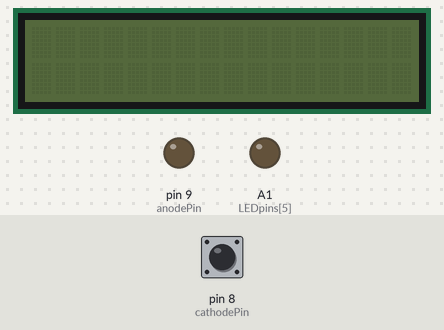
A sketch run on a simulated Arduino Uno, built with avr-gcc and run on an emulated ATmega328P. Shown: 16×2 character LCD, output pins drawn as LEDs (lit = HIGH). Wiring (inferred from the names in the program): character LCD (HD44780): RS pin 11; E A2; data pin 12, pin 10, A0, pin 13. Inputs (shaded band) come from the test bench; at power-on: pin 8 (cathodePin) HIGH. Pins used as bus, display or sensor lines are not drawn; what the sketch prints to the serial monitor is not drawn.

Above: at 3.2 s.
3.3 s: pin 8 (cathodePin) pulled LOW for 0.15 s
At 4.2 s:
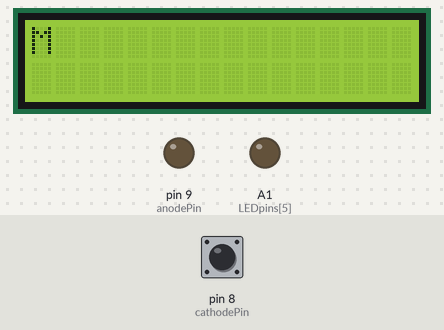
5.0 s: pin 8 (cathodePin) pulled LOW for 3.2 s
9.7 s: pin 8 (cathodePin) pulled LOW for 1 s
12.7 s: pin 8 (cathodePin) pulled LOW for 3.2 s
At 14.4 s:
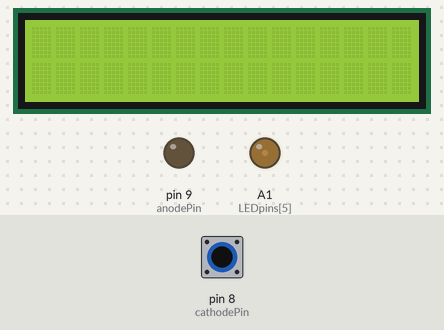
Timing chart, 0 to 17.5 s (numbered marks = the images above; inputs shaded):
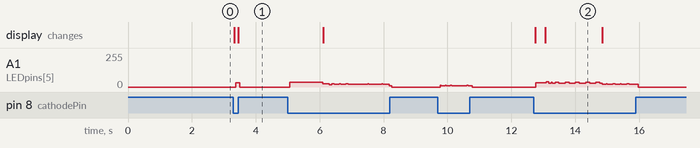

The sketch:

wireless-pov001.ino
```cpp
#include "font.h"              // defining the alphabet
#include <Wire.h>              //I2C communication
#include "RTClib.h"            // DS 3231 library

RTC_DS3231 rtc;

char daysOfTheWeek[7][12] = {"Sunday    ", "Monday    ", "Tuesday   ", "Wednesday ", "Thursday  ", "Friday    ", "Saturday  "};

const int LEDpins[] = {10, 11, 12, 13, A0, A1, A2};    // define the Arduino LED pins in use

int rows = 7;       // number of LEDs

const int charHeight = 7;
const int charWidth = 5;
int timer = 200 ;

//  const int led =13;
  const int anodePin = 9;
  const int cathodePin = 8;

//const int pten = A7;
//const int pelen = A6;

//int sensorPIN = pten;  // define the Arduino sensor pin 10
//  const int sensorPIN = pelen;  // define the Arduino sensor pin 11

int sensVal;  // variable to store the value coming from the sensor
int i;
String top_str;
String bottom_str;
int second, minute, hour, year, month, day, dayOfTheWeek, dow ;
long previousMillis = 0;
long interval = 1000;
int Moment ;

const int lePin =A3;


void setup()
{
  Serial.begin(9600);
  Serial.println("setup");
delay(2000);

//  pinMode(pelen, OUTPUT);
//  pinMode(2, OUTPUT);
//
//  pinMode(lePin, OUTPUT);
//  digitalWrite(lePin, HIGH);
//
//  digitalWrite(2, HIGH);
//  pinMode(pten, INPUT);
//  digitalWrite(pten, HIGH);
//  digitalWrite(pelen, LOW);


    pinMode(anodePin, OUTPUT);
    pinMode(cathodePin, INPUT);

    digitalWrite(anodePin, LOW);
    digitalWrite(cathodePin, HIGH);
//
//    pinMode(led, OUTPUT);
//    digitalWrite(led,LOW );


  for (i = 0; i < rows; i++)
    pinMode(LEDpins[i], OUTPUT);

  /*
    //    if (! rtc.begin()) {
    //    Serial.println("Couldn't find RTC");
    //    while (1);
    //  }

    if (rtc.lostPower()) {
    //Serial.println("RTC lost power, lets set the time!");
    // following line sets the RTC to the date & time this sketch was compiled
    rtc.adjust(DateTime(F(__DATE__), F(__TIME__)));
    // This line sets the RTC with an explicit date & time, for example to set
    // January 21, 2014 at 3am you would call:
    // rtc.adjust(DateTime(2014, 1, 21, 3, 0, 0));
    }
    //delay(500);
  */


}
void loop()
{


  Serial.println("loop");

//  DateTime now = rtc.now();
//  second = now.second();
//  minute = now.minute();
//  hour = now.hour();
//  year = now.year();
//  month = now.month();
//  day = now.day();
//  dow = now.dayOfTheWeek();

  unsigned long currentMillis = millis();


 if (currentMillis - previousMillis > 999) {
  if(second < 5)
    {  second++;
    Serial.print("second = ");
    Serial.println(second);
    }
  else{
    second=0;
  }
 }

  if (currentMillis - previousMillis > interval) {
    // save the last time you blinked the LED
    previousMillis = currentMillis;
      Serial.println("1 ms complete");

  }

  Moment = (millis() - previousMillis) / 10;

  switch (second)
  {
    case 0 ... 1:
      top_str =  "   The   ";        //String(Moment);
      bottom_str = "simplest";

      break;
    case 2 ... 3:
      top_str = "  Arduino  ";
      bottom_str = "  P O V ";

      break;
    case 4 ... 5:
      top_str = " Propeller";
      bottom_str = " clock  ";

      break;
    case 6 ... 7:
      top_str = "with real";
      bottom_str = "time clock";

      break;


    case 8 ... 9:
      top_str = "  Arduino  ";
      bottom_str = "pro mini";

      break;
    case 10 ... 11:
      top_str = "WIRELESS";
      bottom_str = " POWER  ";

      break;

    case 12 ... 18:
      top_str = "Transmission";
      bottom_str = "     (((";
      switch (Moment)
      {

        case 0 ... 5 :

          bottom_str = "       (";

          break;

        case 6 ... 10 :

          bottom_str = "      ((";

          break;

        case 11 ... 15 :

          bottom_str = "     (((";

          break;
        case 16 ... 20 :

          bottom_str = "    ((( ";

          break;
        case 21 ... 25 :

          bottom_str = "   (((  ";

          break;
        case 26 ... 30 :

          bottom_str = "  (((   ";

          break;
        case 31 ... 35 :

          bottom_str = " (((    ";

          break;
        case 36 ... 40 :

          bottom_str = "(((     ";

          break;
        case 41 ... 45 :

          bottom_str = "((      ";

          break;
        case 46 ... 50 :

          bottom_str = "(       ";

          break;
        case 51 ... 55 :

          bottom_str = ")       ";

          break;

        case 56 ... 60 :

          bottom_str = "))      ";

          break;
        case 61 ... 65 :

          bottom_str = ")))     ";

          break;
        case 66 ... 70 :

          bottom_str = " )))    ";

          break;
        case 71 ... 75 :

          bottom_str = "  )))   ";

          break;
        case 76 ... 80 :

          bottom_str = "   )))  ";

          break;
        case 81 ... 85 :

          bottom_str = "    ))) ";

          break;
        case 86 ... 90 :

          bottom_str = "     )))";

          break;
        case 91 ... 95 :

          bottom_str = "      ))";

          break;
        case 96 ... 100 :

          bottom_str = "       )";

          break;
      }

      break;

      /*
    case 19 ... 20:
      top_str = "  Full  ";
      bottom_str = "description";

      break;
    case 21 ... 22:
      top_str = "    and   ";
      bottom_str = "tutorials";

      break;
    case 23 ... 24:
      top_str = "   are  ";
      bottom_str = "coming soon";

      break;

    case 25 ... 26:
      top_str = " If you like";
      bottom_str = "this video";

      break;
    case 27 ... 28:
      top_str = "Please (Y)";
      bottom_str = "Thumbs up";

      break;
    case 29 ... 31:
      top_str = "    AND    ";
      bottom_str = "SUBSCRIBE";

      break;

    case 32 ... 34:
      top_str = " Thanks for ";
      bottom_str = "watching";

      break;
    case 35 :
      top_str = "   Holyba  ";
      bottom_str = " Ferenc ";
      break;
    case 36 :
      top_str = "   HUNGARY  ";
      bottom_str = "        ";
      break;

    case 37 :
      top_str = "   HUNGARY  ";
      bottom_str = "       B";
      break;

    case 38:
      top_str = "   HUNGARY  ";
      bottom_str = "      BU";
      break;

    case 39 :
      top_str = "   HUNGARY  ";
      bottom_str = "     BUD";
      break;

    case 40:
      top_str = "   HUNGARY  ";
      bottom_str = "    BUDA";
      break;

    case 41 :
      top_str = "   HUNGARY  ";
      bottom_str = "   BUDAP";
      break;

    case 42 :
      top_str = "   HUNGARY  ";
      bottom_str = "  BUDAPE";
      break;

    case 43 :
      top_str = "   HUNGARY  ";
      bottom_str = " BUDAPES";
      break;

    case 44 ... 50:


      top_str = "   HUNGARY  ";
      bottom_str = "BUDAPEST";
      break;


      break;
      */

//    case 51 ... 54:
//      top_str = String(year) + "-" + String(month) + "-" + String(day) + " ";
//      bottom_str = klok();
//
//      break;
//    case 55 ... 59:
//      top_str = daysOfTheWeek[dow];
//      bottom_str = klok();
//
//      break;
  }


  while (digitalRead(cathodePin) != 0)
  {
//    digitalWrite(lePin, LOW);   // set the LED off
     Serial.print("---------------");
  }
  //digitalWrite(13, HIGH);   // set the LED on
  // printen klok letter voor letter


  for (int k = 0; k < bottom_str.length(); k++) {
    printLetter(bottom_str.charAt(k));
  }

  delay(4); // pauze tussen de teksten

  for (int k = (top_str.length() - 1); k > -1;  k--) {
    printLetterboven(top_str.charAt(k));
  }

}

/////////////------------------------------------------------------------------------
//-------create time string from hr-min-sec----------------
String klok() {

  String result;
  String str1;
  String str2;
  String str3;

  if (hour < 10)
    str1 = "0" + String(hour);
  else
    str1 = String(hour);
  if (minute < 10)
    str2 = "0" + String(minute);
  else
    str2 = String(minute);
  if (second < 10)
    str3 = "0" + String(second);
  else
    str3 = String(second);
  result = str1 + ":" + str2 + ":" + str3;

  return result;
}

void printLetterboven(char ch)
{
  // make sure the character is within the alphabet bounds (defined by the font.h file)
  // if it's not, make it a blank character
  if (ch < 32 || ch > 126) {
    ch = 32;
  }
  // subtract the space character (converts the ASCII number to the font index number)
  ch -= 32;
  // step through each byte of the character array
  for (int i = charWidth - 1; i > -1; i--) {
    byte b = font[ch][i];
    // ventilator draai tegen de klok in
    for (int j = 0; j < charHeight; j++) {
      digitalWrite(LEDpins[j], bitRead(b, j));
    }
    delayMicroseconds(timer);
  }
  //clear the LEDs
  for (i = 0; i < rows; i++)
    digitalWrite(LEDpins[i] , LOW);
  // space between letters
  delayMicroseconds(2 * timer);;

}

void printLetter(char ch)
{
  // make sure the character is within the alphabet bounds (defined by the font.h file)
  // if it's not, make it a blank character
  if (ch < 32 || ch > 126) {
    ch = 32;
  }
  // subtract the space character (converts the ASCII number to the font index number)
  ch -= 32;
  // step through each byte of the character array
  for (int i = 0; i < charWidth; i++) {
    byte b = font[ch][i];
    // ventilator draai tegen de klok in
    for (int j = 0; j < charHeight; j++) {
      digitalWrite(LEDpins[j], bitRead(b, 6 - j));
    }
    delayMicroseconds(timer);;
  }
  //clear the LEDs
  for (i = 0; i < rows; i++)
    digitalWrite(LEDpins[i] , LOW);
  // space between letters
  delayMicroseconds(2 * timer);;

}
```

old.ino
```cpp
/*
    #include "font.h"              // defining the alphabet
    #include <Wire.h>              //I2C communication
    #include "RTClib.h"            // DS 3231 library

RTC_DS3231 rtc;

  char daysOfTheWeek[7][12] = {"Sunday    ", "Monday    ", "Tuesday   ", "Wednesday ", "Thursday  ", "Friday    ", "Saturday  "};

  const int LEDpins[] = {9,8,7,6,5,4,3};          // define the Arduino LED pins in use
  int rows= 7;        // number of LEDs

   const int charHeight = 7;
   const int charWidth = 5;
  int timer = 200 ;


  const int sensorPIN = 10;  // define the Arduino sensor pin
  int sensVal;  // variable to store the value coming from the sensor
  int i;
  String top_str;
  String bottom_str;
  int second,minute,hour,year,month,day,dayOfTheWeek,dow ;
  long previousMillis = 0;
  long interval = 1000;
  int Moment ;
  void setup()
  {


    pinMode(11, OUTPUT);
    pinMode(A2, OUTPUT);
    digitalWrite(A2, HIGH);
    pinMode(10, INPUT);
    digitalWrite(10, HIGH);
    digitalWrite(11, LOW);
    for (i = 0; i < rows; i++)
      pinMode(LEDpins[i], OUTPUT);

    if (! rtc.begin()) {
    Serial.println("Couldn't find RTC");
    while (1);
  }
  if (rtc.lostPower()) {
    //Serial.println("RTC lost power, lets set the time!");
    // following line sets the RTC to the date & time this sketch was compiled
    rtc.adjust(DateTime(F(__DATE__), F(__TIME__)));
    // This line sets the RTC with an explicit date & time, for example to set
    // January 21, 2014 at 3am you would call:
    // rtc.adjust(DateTime(2014, 1, 21, 3, 0, 0));
  }
  //delay(500);
  }
  void loop()
  {
   DateTime now = rtc.now();
     second = now.second();
     minute = now.minute();
     hour = now.hour();
     year = now.year();
     month = now.month();
     day = now.day();
   dow = now.dayOfTheWeek();

  unsigned long currentMillis = millis();

  if(currentMillis - previousMillis > interval) {
    // save the last time you blinked the LED
    previousMillis = currentMillis;

  }
   Moment = (millis() - previousMillis)/10;

  switch(second)
{
        case 0 ... 1:
        top_str =  "   T h e   ";        //String(Moment);
        bottom_str = "simplest";

        break;
         case 2 ... 3:
        top_str = "  Arduino  ";
        bottom_str = "  P O V ";

        break;
        case 4 ... 5:
        top_str = " Propeller";
        bottom_str = " clock  ";

        break;
        case 6 ... 7:
        top_str = "with real";
        bottom_str = "time clock";

        break;


        case 8 ... 9:
        top_str = "  Arduino  ";
        bottom_str = "pro mini";

        break;
        case 10 ... 11:
        top_str = "WIRELESS";
        bottom_str = " POWER  ";

        break;

        case 12 ... 18:
         top_str = "Transmission";
          bottom_str = "     (((";
         switch(Moment)
{

        case 0 ... 5 :

        bottom_str = "       (";

        break;

        case 6 ... 10 :

        bottom_str = "      ((";

        break;

        case 11 ... 15 :

        bottom_str = "     (((";

        break;
        case 16 ... 20 :

        bottom_str = "    ((( ";

        break;
         case 21 ... 25 :

        bottom_str = "   (((  ";

        break;
        case 26 ... 30 :

        bottom_str = "  (((   ";

        break;
        case 31 ... 35 :

        bottom_str = " (((    ";

        break;
        case 36 ... 40 :

        bottom_str = "(((     ";

        break;
        case 41 ... 45 :

        bottom_str = "((      ";

        break;
        case 46 ... 50 :

        bottom_str = "(       ";

        break;
        case 51 ... 55 :

        bottom_str = ")       ";

        break;

        case 56 ... 60 :

        bottom_str = "))      ";

        break;
        case 61 ... 65 :

        bottom_str = ")))     ";

        break;
        case 66 ... 70 :

        bottom_str = " )))    ";

        break;
        case 71 ... 75 :

        bottom_str = "  )))   ";

        break;
        case 76 ... 80 :

        bottom_str = "   )))  ";

        break;
        case 81 ... 85 :

        bottom_str = "    ))) ";

        break;
        case 86 ... 90 :

        bottom_str = "     )))";

        break;
        case 91 ... 95 :

        bottom_str = "      ))";

        break;
        case 96 ... 100 :

        bottom_str = "       )";

        break;
}

        break;
        case 19 ... 20:
        top_str = "  Full  ";
        bottom_str = "description";

        break;
        case 21 ... 22:
        top_str = "    and   ";
        bottom_str = "tutorials";

        break;
        case 23 ... 24:
        top_str = "   are  ";
        bottom_str = "coming soon";

        break;

        case 25 ... 26:
        top_str = " If you like";
        bottom_str = "this video";

        break;
        case 27 ... 28:
        top_str = "Please (Y)";
        bottom_str = "Thumbs up";

        break;
        case 29 ... 31:
        top_str = "    AND    ";
        bottom_str = "SUBSCRIBE";

        break;

        case 32 ... 34:
        top_str = " Thanks for ";
        bottom_str = "watching";

        break;
        case 35 :
        top_str = "   Holyba  ";
        bottom_str = " Ferenc ";
         break;
         case 36 :
        top_str = "   HUNGARY  ";
        bottom_str = "        ";
         break;

        case 37 :
        top_str = "   HUNGARY  ";
        bottom_str = "       B";
         break;

        case 38:
        top_str = "   HUNGARY  ";
        bottom_str = "      BU";
         break;

        case 39 :
        top_str = "   HUNGARY  ";
        bottom_str = "     BUD";
         break;

        case 40:
        top_str = "   HUNGARY  ";
        bottom_str = "    BUDA";
         break;

        case 41 :
        top_str = "   HUNGARY  ";
        bottom_str = "   BUDAP";
         break;

        case 42 :
        top_str = "   HUNGARY  ";
        bottom_str = "  BUDAPE";
         break;

        case 43 :
        top_str = "   HUNGARY  ";
        bottom_str = " BUDAPES";
         break;

        case 44 ... 50:


        top_str = "   HUNGARY  ";
        bottom_str = "BUDAPEST";
        break;


        break;
        case 51 ... 54:
        top_str = String(year)+"-"+String(month)+"-"+String(day)+ " ";
        bottom_str=klok();

        break;
        case 55 ... 59:
        top_str = daysOfTheWeek[dow];
        bottom_str=klok();

        break;
}


    while(digitalRead(sensorPIN) != 0)
    {
     digitalWrite(13, LOW);   // set the LED off
    }
    //digitalWrite(13, HIGH);   // set the LED on
    // printen klok letter voor letter


    for (int k=0; k<bottom_str.length(); k++){
      printLetter(bottom_str.charAt(k));
      }
    delay(4); // pauze tussen de teksten
    for (int k=(top_str.length()-1);k>-1;  k--){
      printLetterboven(top_str.charAt(k));

      }
  }

  String klok(){

    String result;
    String str1;
    String str2;
    String str3;

    if (hour < 10)
      str1 = "0"+String(hour);
    else
      str1 = String(hour);
    if (minute < 10)
      str2 = "0"+String(minute);
    else
      str2 = String(minute);
    if (second < 10)
      str3 = "0"+String(second);
    else
      str3 = String(second);
    result = str1+":"+str2+":"+str3;

    return result;
  }

void printLetterboven(char ch)
  {
    // make sure the character is within the alphabet bounds (defined by the font.h file)
    // if it's not, make it a blank character
    if (ch < 32 || ch > 126){
      ch = 32;
      }
    // subtract the space character (converts the ASCII number to the font index number)
    ch -= 32;
    // step through each byte of the character array
    for (int i=charWidth-1; i>-1; i--) {
      byte b = font[ch][i];
      // ventilator draai tegen de klok in
      for (int j=0; j<charHeight; j++) {
        digitalWrite(LEDpins[j], bitRead(b,j));
        }
      delayMicroseconds(timer);
      }
    //clear the LEDs
    for (i = 0; i < rows; i++)
      digitalWrite(LEDpins[i] , LOW);
    // space between letters
    delayMicroseconds(2*timer);;

  }

  void printLetter(char ch)
  {
    // make sure the character is within the alphabet bounds (defined by the font.h file)
    // if it's not, make it a blank character
    if (ch < 32 || ch > 126){
      ch = 32;
      }
    // subtract the space character (converts the ASCII number to the font index number)
    ch -= 32;
    // step through each byte of the character array
    for (int i=0; i<charWidth; i++) {
      byte b = font[ch][i];
      // ventilator draai tegen de klok in
      for (int j=0; j<charHeight; j++) {
        digitalWrite(LEDpins[j], bitRead(b, 6-j));
        }
      delayMicroseconds(timer);;
      }
    //clear the LEDs
    for (i = 0; i < rows; i++)
      digitalWrite(LEDpins[i] , LOW);
    // space between letters
    delayMicroseconds(2*timer);;

  }


  */
```

Source omitted: font.h (data table, 6519 bytes)

Measured:
- after the input at 3.3 s, A1 (LEDpins[5]): 0/255 → 31/255 after 0.07 s, → 0/255 0.12 s later; the display: first changes at once (image 1 shows a later state)
